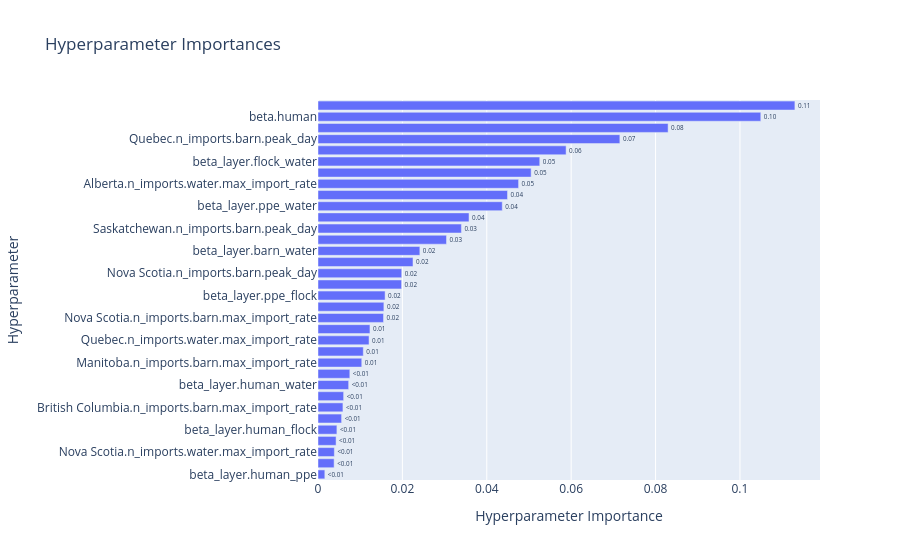

The code cell stored with this chart in its notebook:
### Code cell
op.visualization.plot_param_importances(study).show()

### Figure 1 — Plotly figure (JSON) as saved in the notebook; plotly's stock layout.template omitted (floating-point values rounded to 4 significant figures)
{"data": [{"cliponaxis": false, "hovertemplate": ["beta_layer.human_ppe (FloatDistribution): 0.0016191615931707183<extra></extra>", "Ontario.n_imports.barn.peak_day (FloatDistribution): 0.003820958424391828<extra></extra>", "Nova Scotia.n_imports.water.max_import_rate (FloatDistribution): 0.00387594080787953<extra></extra>", "Ontario.n_imports.water.max_import_rate (FloatDistribution): 0.00428547887797238<extra></extra>", "beta_layer.human_flock (FloatDistribution): 0.004478296045752479<extra></extra>", "Saskatchewan.n_imports.barn.max_import_rate (FloatDistribution): 0.005594731636243929<extra></extra>", "British Columbia.n_imports.barn.max_import_rate (FloatDistribution): 0.005910396446739897<extra></extra>", "Ontario.n_imports.barn.max_import_rate (FloatDistribution): 0.006073473712442848<extra></extra>", "beta_layer.human_water (FloatDistribution): 0.007265526196147594<extra></extra>", "Manitoba.n_imports.barn.peak_day (FloatDistribution): 0.00754110509715975<extra></extra>", "Manitoba.n_imports.barn.max_import_rate (FloatDistribution): 0.01037070387258334<extra></extra>", "beta_layer.flock_barn (FloatDistribution): 0.010734288358376367<extra></extra>", "Quebec.n_imports.water.max_import_rate (FloatDistribution): 0.012096047471949936<extra></extra>", "Alberta.n_imports.barn.max_import_rate (FloatDistribution): 0.01231150017418236<extra></extra>", "Nova Scotia.n_imports.barn.max_import_rate (FloatDistribution): 0.015529781145669865<extra></extra>", "Manitoba.n_imports.water.max_import_rate (FloatDistribution): 0.015611873691831275<extra></extra>", "beta_layer.ppe_flock (FloatDistribution): 0.01590153443791885<extra></extra>", "beta_layer.human_barn (FloatDistribution): 0.019808754630945974<extra></extra>", "Nova Scotia.n_imports.barn.peak_day (FloatDistribution): 0.01984100198859956<extra></extra>", "Saskatchewan.n_imports.water.max_import_rate (FloatDistribution): 0.022511422131488195<extra></extra>", "beta_layer.barn_water (FloatDistribution): 0.02413744293842362<extra></extra>", "Quebec.n_imports.barn.max_import_rate (FloatDistribution): 0.030455136241316537<extra></extra>", "Saskatchewan.n_imports.barn.peak_day (FloatDistribution): 0.03399035826897299<extra></extra>", "beta_layer.ppe_ppe (FloatDistribution): 0.03578923168933154<extra></extra>", "beta_layer.ppe_water (FloatDistribution): 0.043666793104650416<extra></extra>", "British Columbia.n_imports.water.max_import_rate (FloatDistribution): 0.044913965461908276<extra></extra>", "Alberta.n_imports.water.max_import_rate (FloatDistribution): 0.047536141034189454<extra></extra>", "British Columbia.n_imports.barn.peak_day (FloatDistribution): 0.0505113057326716<extra></extra>", "beta_layer.flock_water (FloatDistribution): 0.052553937444357365<extra></extra>", "Alberta.n_imports.barn.peak_day (FloatDistribution): 0.05879704550660877<extra></extra>", "Quebec.n_imports.barn.peak_day (FloatDistribution): 0.07153758144328094<extra></extra>", "beta_layer.transient (FloatDistribution): 0.08297129825796772<extra></extra>", "beta.human (FloatDistribution): 0.10493679657331505<extra></extra>", "beta_layer.ppe_barn (FloatDistribution): 0.11302098956155895<extra></extra>"], "name": "Objective Value", "orientation": "h", "text": ["<0.01", "<0.01", "<0.01", "<0.01", "<0.01", "<0.01", "<0.01", "<0.01", "<0.01", "<0.01", "0.01", "0.01", "0.01", "0.01", "0.02", "0.02", "0.02", "0.02", "0.02", "0.02", "0.02", "0.03", "0.03", "0.04", "0.04", "0.04", "0.05", "0.05", "0.05", "0.06", "0.07", "0.08", "0.10", "0.11"], "textposition": "outside", "type": "bar", "x": [0.001619, 0.003821, 0.003876, 0.004285, 0.004478, 0.005595, 0.00591, 0.006073, 0.007266, 0.007541, 0.01037, 0.01073, 0.0121, 0.01231, 0.01553, 0.01561, 0.0159, 0.01981, 0.01984, 0.02251, 0.02414, 0.03046, 0.03399, 0.03579, 0.04367, 0.04491, 0.04754, 0.05051, 0.05255, 0.0588, 0.07154, 0.08297, 0.1049, 0.113], "y": ["beta_layer.human_ppe", "Ontario.n_imports.barn.peak_day", "Nova Scotia.n_imports.water.max_import_rate", "Ontario.n_imports.water.max_import_rate", "beta_layer.human_flock", "Saskatchewan.n_imports.barn.max_import_rate", "British Columbia.n_imports.barn.max_import_rate", "Ontario.n_imports.barn.max_import_rate", "beta_layer.human_water", "Manitoba.n_imports.barn.peak_day", "Manitoba.n_imports.barn.max_import_rate", "beta_layer.flock_barn", "Quebec.n_imports.water.max_import_rate", "Alberta.n_imports.barn.max_import_rate", "Nova Scotia.n_imports.barn.max_import_rate", "Manitoba.n_imports.water.max_import_rate", "beta_layer.ppe_flock", "beta_layer.human_barn", "Nova Scotia.n_imports.barn.peak_day", "Saskatchewan.n_imports.water.max_import_rate", "beta_layer.barn_water", "Quebec.n_imports.barn.max_import_rate", "Saskatchewan.n_imports.barn.peak_day", "beta_layer.ppe_ppe", "beta_layer.ppe_water", "British Columbia.n_imports.water.max_import_rate", "Alberta.n_imports.water.max_import_rate", "British Columbia.n_imports.barn.peak_day", "beta_layer.flock_water", "Alberta.n_imports.barn.peak_day", "Quebec.n_imports.barn.peak_day", "beta_layer.transient", "beta.human", "beta_layer.ppe_barn"]}], "layout": {"title": {"text": "Hyperparameter Importances"}, "xaxis": {"title": {"text": "Hyperparameter Importance"}}, "yaxis": {"title": {"text": "Hyperparameter"}}}}
